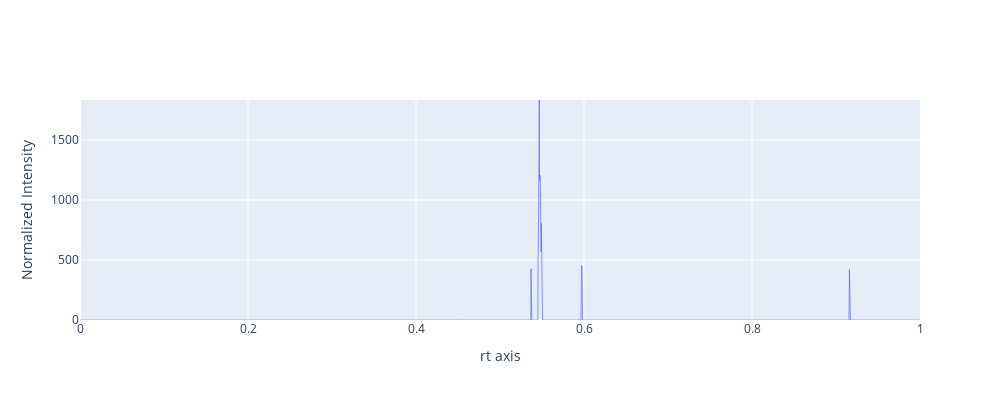
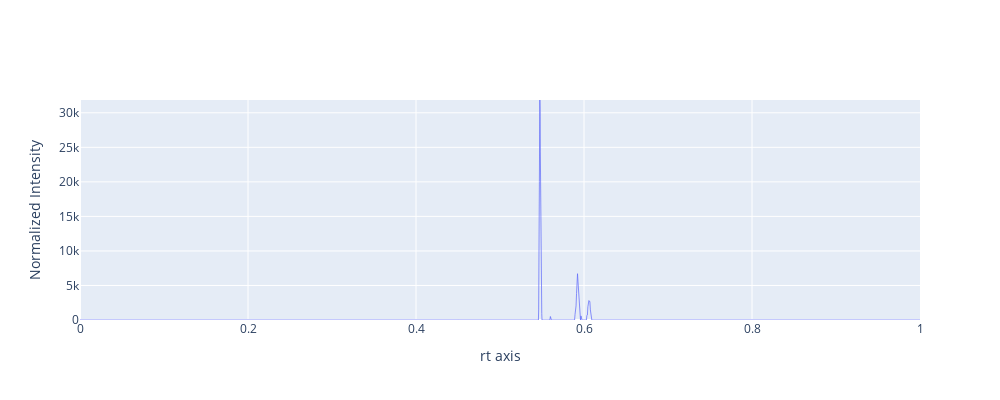
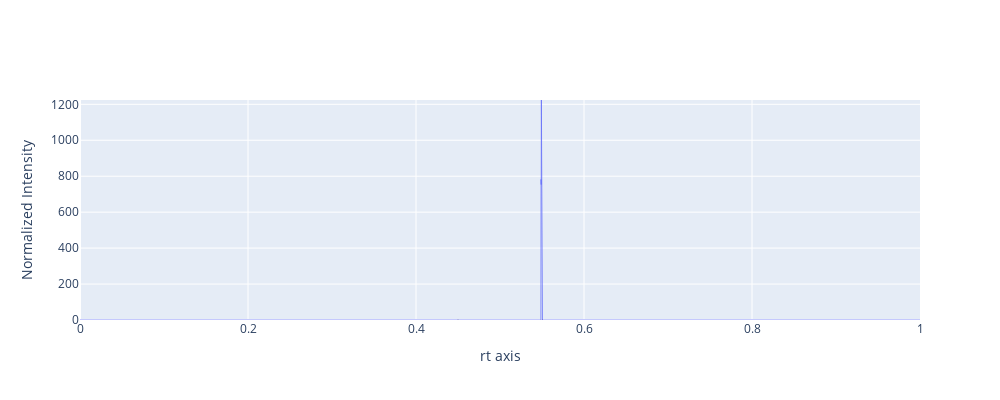

Notebook source saved alongside these figures, in order:
### Code cell
L = tool.labels.copy()
F = tool.features.copy()

#for j in range(i , i+15):
i = 125
for j in range(i , i+15):
    Intensitites = list(F[j][0]) + list(F[j][1]) + list(F[j][2])
    print(j)
    print(L[j])
    spectra = np.array(Intensitites)
    # Plot absolute intensities
    plt.figure(figsize=(15, 5))
    # Divide into three parts
    left = F[j][1]
    feature = F[j][0]
    right = F[j][2]

    # Create a constrained version of the 'feature' values between 0 and 1
    relative_feature = (feature/max(feature))*spectra.max()

    # Create a new x-axis array
    x = np.concatenate([
        np.linspace(0, 9/20, len(left), endpoint=False), 
        np.linspace(9/20, 11/20, len(feature), endpoint=False),
        np.linspace(11/20, 1, len(right)) 
    ])

    # Plot data
    fig = go.Figure()
    fig.add_trace(go.Scatter(x=x, y=spectra, mode='lines', name='Normalized Intensities', line=dict(width=0.75)))
    fig.add_trace(go.Scatter(x=x[len(F[j][0]):len(F[j][1])], y=relative_feature, mode='lines', name='Relative Feature', line=dict(width=1)))

    # Add vertical lines
    fig.add_shape(type="line", x0=9/20, y0=0, x1=9/20, y1=1, line=dict(color="Black", width=1))
    fig.add_shape(type="line", x0=11/20, y0=0, x1=11/20, y1=1, line=dict(color="Black", width=1))

    # Set x-axis and y-axis properties
    fig.update_layout(
    width=1000,  # Width in pixels
    height=400,  # Height in pixels
    xaxis=dict(range=[0, 1], showgrid=True), 
    yaxis=dict(range=[0, spectra.max()], showgrid=True, title='Intensity'),
    xaxis_title='rt axis',
    yaxis_title='Normalized Intensity',
    legend=dict(y=-0.2),  # Place the legend below the graph
    legend_orientation="h",  # Make the legend horizontal
    )

    # Show the figure
    fig.show()

### Figure 1 — Plotly figure (JSON) as saved in the notebook; plotly's stock layout.template omitted (floating-point values rounded to 4 significant figures; data arrays with more than 128 entries replaced by an {"elided": "..."} marker saying what was removed)
{"data": [{"line": {"width": 0.75}, "mode": "lines", "name": "Normalized Intensities", "type": "scatter", "x": {"elided": "1192 float values"}, "y": {"elided": "1192 float values"}}, {"line": {"width": 1}, "mode": "lines", "name": "Relative Feature", "type": "scatter", "x": [], "y": {"elided": "405 float values"}}], "layout": {"height": 400, "legend": {"orientation": "h", "y": -0.2}, "shapes": [{"line": {"color": "Black", "width": 1}, "type": "line", "x0": 0.45, "x1": 0.45, "y0": 0, "y1": 1}, {"line": {"color": "Black", "width": 1}, "type": "line", "x0": 0.55, "x1": 0.55, "y0": 0, "y1": 1}], "width": 1000, "xaxis": {"range": [0, 1], "showgrid": true, "title": {"text": "rt axis"}, "type": "linear"}, "yaxis": {"range": [0, 1833.0], "showgrid": true, "title": {"text": "Normalized Intensity"}, "type": "linear"}}}

### Figure 2 — Plotly figure (JSON) as saved in the notebook; plotly's stock layout.template omitted (floating-point values rounded to 4 significant figures; data arrays with more than 128 entries replaced by an {"elided": "..."} marker saying what was removed)
{"data": [{"line": {"width": 0.75}, "mode": "lines", "name": "Normalized Intensities", "type": "scatter", "x": {"elided": "1134 float values"}, "y": {"elided": "1134 float values"}}, {"line": {"width": 1}, "mode": "lines", "name": "Relative Feature", "type": "scatter", "x": [], "y": {"elided": "352 null values"}}], "layout": {"height": 400, "legend": {"orientation": "h", "y": -0.2}, "shapes": [{"line": {"color": "Black", "width": 1}, "type": "line", "x0": 0.45, "x1": 0.45, "y0": 0, "y1": 1}, {"line": {"color": "Black", "width": 1}, "type": "line", "x0": 0.55, "x1": 0.55, "y0": 0, "y1": 1}], "width": 1000, "xaxis": {"range": [0, 1], "showgrid": true, "title": {"text": "rt axis"}, "type": "linear"}, "yaxis": {"range": [0, 31850.0], "showgrid": true, "title": {"text": "Normalized Intensity"}, "type": "linear"}}}

### Figure 3 — Plotly figure (JSON) as saved in the notebook; plotly's stock layout.template omitted (floating-point values rounded to 4 significant figures; data arrays with more than 128 entries replaced by an {"elided": "..."} marker saying what was removed)
{"data": [{"line": {"width": 0.75}, "mode": "lines", "name": "Normalized Intensities", "type": "scatter", "x": {"elided": "1308 float values"}, "y": {"elided": "1308 float values"}}, {"line": {"width": 1}, "mode": "lines", "name": "Relative Feature", "type": "scatter", "x": [], "y": {"elided": "533 null values"}}], "layout": {"height": 400, "legend": {"orientation": "h", "y": -0.2}, "shapes": [{"line": {"color": "Black", "width": 1}, "type": "line", "x0": 0.45, "x1": 0.45, "y0": 0, "y1": 1}, {"line": {"color": "Black", "width": 1}, "type": "line", "x0": 0.55, "x1": 0.55, "y0": 0, "y1": 1}], "width": 1000, "xaxis": {"range": [0, 1], "showgrid": true, "title": {"text": "rt axis"}, "type": "linear"}, "yaxis": {"range": [0, 1224], "showgrid": true, "title": {"text": "Normalized Intensity"}, "type": "linear"}}}
